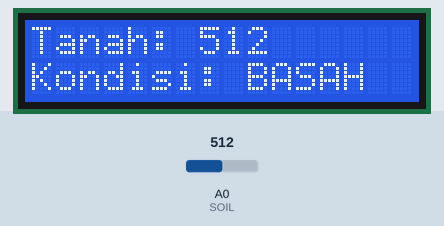
Simulated run of this sketch. Board: Arduino Uno, built with avr-gcc and run on an emulated ATmega328P. Shown: 16×2 character LCD. The inputs (shaded band) are chosen by the test bench; at power-on: A0 (SOIL) = 512.

Above: at 1.2 s.
1.3 s: A0 (SOIL) set to 684
At 2.1 s:
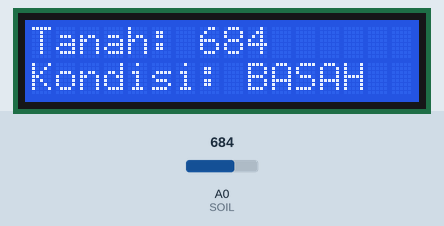
3.1 s: A0 (SOIL) set to 719
At 4.3 s:
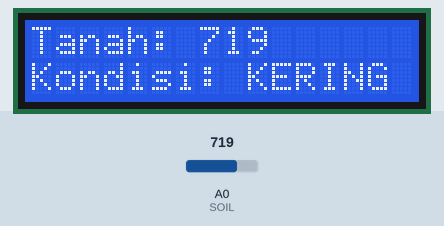
4.7 s: A0 (SOIL) set to 690
At 5.3 s:
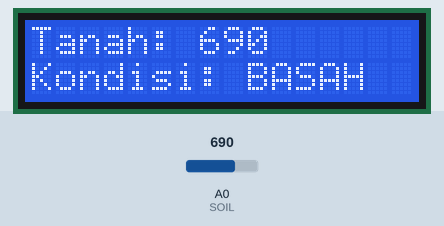
Timing chart, 0 to 7.7 s (numbered marks = the images above; inputs shaded):
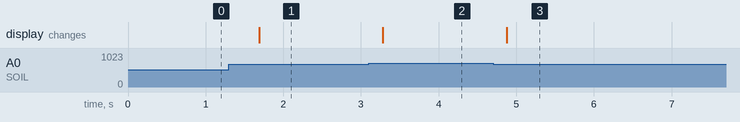

The sketch:

03_Soil_Moisture_LCD.ino
```cpp
#include <Wire.h>
#include <LiquidCrystal_I2C.h>

const int SOIL = A0;
const int BATAS_KERING = 700;
LiquidCrystal_I2C lcd(0x27, 16, 2);

void setup() {
  lcd.init();
  lcd.backlight();
}

void loop() {
  int nilai = analogRead(SOIL);
  lcd.setCursor(0, 0);
  lcd.print("Tanah: ");
  lcd.print(nilai);
  lcd.print("       ");
  lcd.setCursor(0, 1);
  lcd.print(nilai > BATAS_KERING ? "Kondisi: KERING" : "Kondisi: BASAH ");
  delay(500);
}
```

Measured:
- the behaviour switches between 700 and 701 on A0 (SOIL) (found by bisection; images 1 and 2)
- after the input at 1.3 s, the display: changes after 0.39 s (image 1)
- after the input at 3.1 s, the display: changes after 0.18 s (image 2)
- after the input at 4.7 s, the display: changes after 0.18 s (image 3)
